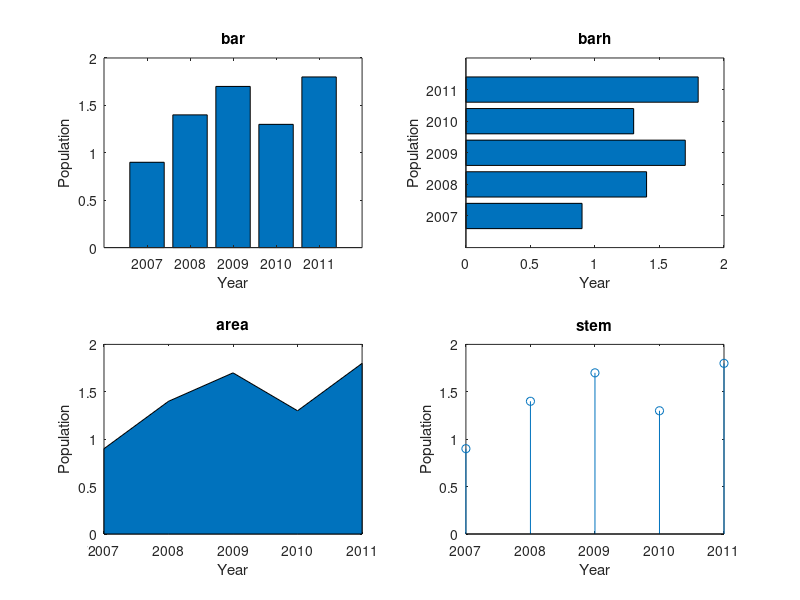

Reproduce this figure in MATLAB.
% Demonstrates evaluating plot type names in order to
% use the plot functions and put the names in titles
 
year = 2007:2011;
pop = [0.9  1.4  1.7  1.3  1.8];
titles = {'bar', 'barh', 'area', 'stem'};
for i = 1:4
    subplot(2,2,i)
    eval([titles{i} '(year,pop)'])
    title(titles{i})
    xlabel('Year')
    ylabel('Population')
end
